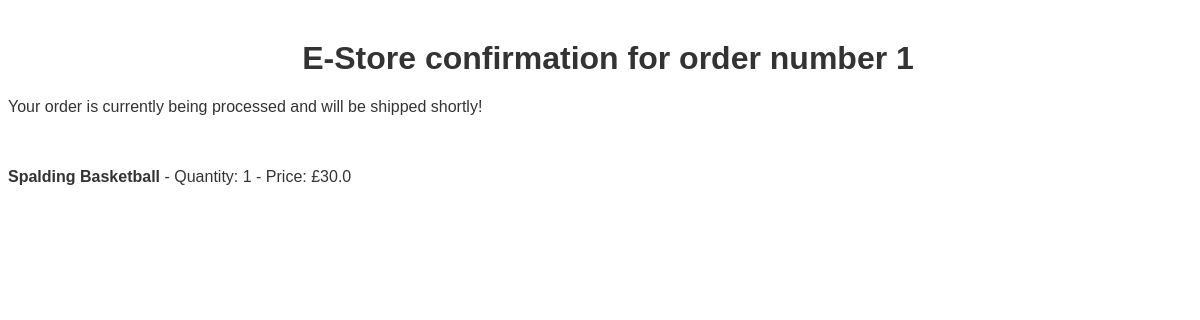
The page /order_confirmation/ on the database its author committed.
### apps/order/models.py (models this page shows, shortened)
class Order(models.Model):
    ORDERED = 'ordered'
    SHIPPED = 'shipped'
    ARRIVED = 'arrived'
    STATUS_CHOICES = (
        (ORDERED, 'ordered'),
        (SHIPPED, 'shipped'),
        (ARRIVED, 'arrived'),
    )
    user = models.ForeignKey(User, related_name='orders', on_delete=models.SET_NULL, blank=True, null=True)
    first_name = models.CharField(max_length=100)
    last_name = models.CharField(max_length=100)
    email = models.CharField(max_length=100)
    address = models.CharField(max_length=100)
    postcode = models.CharField(max_length=100)
    city = models.CharField(max_length=100)
    phone = models.CharField(max_length=100)
    created_at = models.DateTimeField(auto_now_add=True)
    paid = models.BooleanField(default=False)
    amount_paid = models.FloatField(blank=True, null=True)
    used_coupon = models.CharField(max_length=50, blank=True, null=True)
    payment_intent = models.CharField(max_length=255)
    date_shipped = models.DateTimeField(blank=True, null=True)
    status = models.CharField(
                                max_length=20,
                                choices=STATUS_CHOICES,
                                default=ORDERED)

class Item(models.Model):
    order = models.ForeignKey(Order,
                              related_name='items',
                              on_delete=models.CASCADE)
    product = models.ForeignKey(Product, related_name='items',
                                on_delete=models.DO_NOTHING)
    price = models.FloatField()
    quantity = models.IntegerField(default=1)

### apps/store/models.py (models this page shows, shortened)
class Product(models.Model):
    category = models.ForeignKey(Category, related_name='products', on_delete=models.CASCADE)
    parent = models.ForeignKey('self', related_name='variants', on_delete=models.CASCADE, blank=True, null=True)
    title = models.CharField(max_length=255)
    slug = models.SlugField(max_length=255)
    description = models.TextField(blank=True, null=True)
    price = models.FloatField()
    featured = models.BooleanField(default=False)
    num_available = models.IntegerField(default=3)
    num_visits = models.IntegerField(default=0)
    last_visit = models.DateTimeField(blank=True, null=True)
    image = models.ImageField(upload_to="images/", blank=True, null=True)
    thumbnail = models.ImageField(upload_to="images/", blank=True, null=True)
    date_added = models.DateTimeField(auto_now_add=True)
    class Meta:
        ordering = ('-date_added',)

### apps/core/views.py (the view)
# urls.py: path('order_confirmation/', order_confirmation, name='order_confirmation'),
def order_confirmation(request):
    order = Order.objects.get(pk=1)
    return render(request, 'order_confirmation.html', {'order': order})

### apps/cart/context_processors.py (called while the page is built)
def cart(request):
    return{'cart': Cart(request)}

### apps/store/context_processors.py (called while the page is built)
def category_menu(request):
    categories = Category.objects.filter(parent=None)
    return {'category_menu': categories}

### apps/core/templates/order_confirmation.html (shortened to what this page needs)
<html>
    <head>
    </head>
    <body>
        <table width="100%" cellspacing="0" cellpadding="0">
            <tr>
                <td>
                    <center>
                        <h1>E-Store confirmation for order number {{ order.id}}</h1>
                    </center>
                </td>
            </tr>
            <tr>
                <br><br>
                <td>
                    <p> Your order is currently being processed and will be shipped shortly!</p>
                </td>
            </tr>
            <tr>
                <td>
                    <br><br>
                    {% for item in order.items.all %}
                        <p><strong>{{ item.product.title|title }}</strong> - Quantity: {{ item.quantity }} - Price: £{{ item.product.price }}</p>
                    {% endfor %}
                </td>
            </tr>
        </table>
    </body>
</html>

### apps/core/templates/order_confirmation.html (style rules this page uses)
html { width: 100%; -webkit-text-size-adjust: 100%; -webkit-background-size: 100%; }
body { width: 100%; font-family: arial; font-size: 14px; background-color: #fff; color: #333; }

### rows shown on the page
Order: id "1"
Item: product "Spalding Basketball", quantity "1", product.price "30.0"
